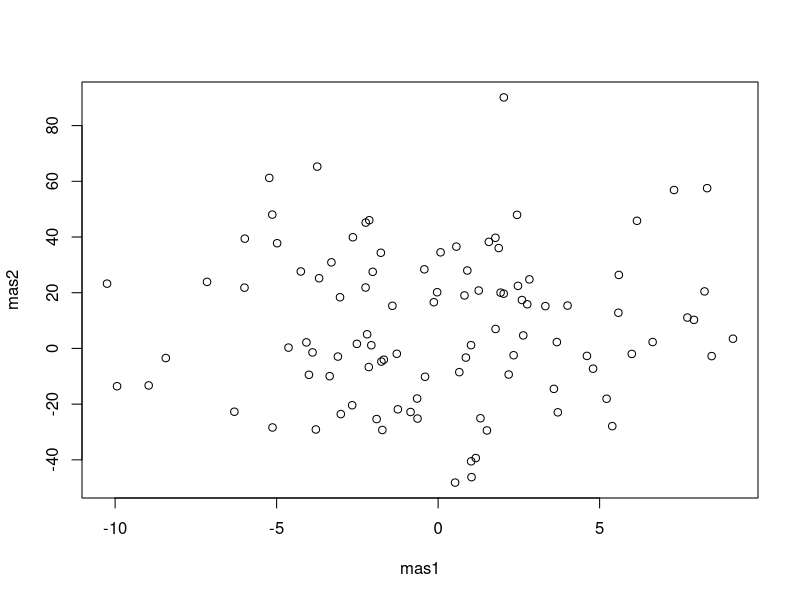
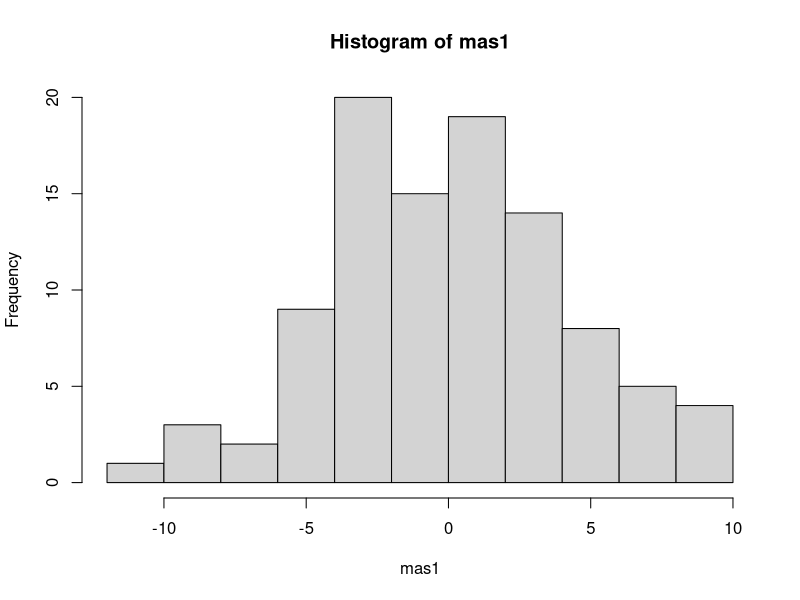
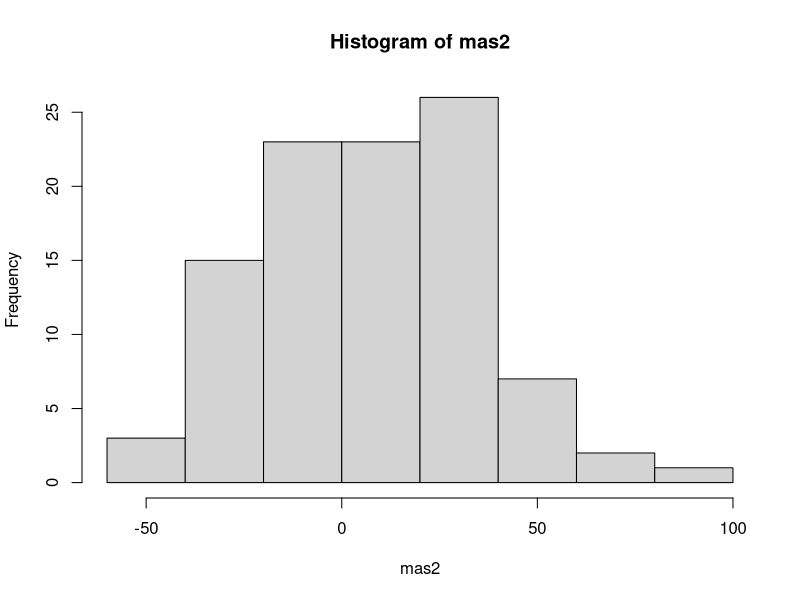
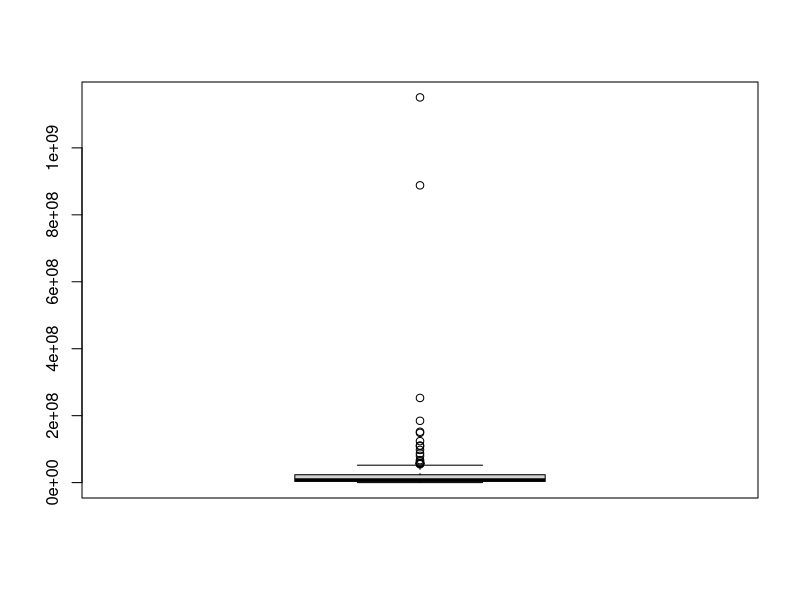
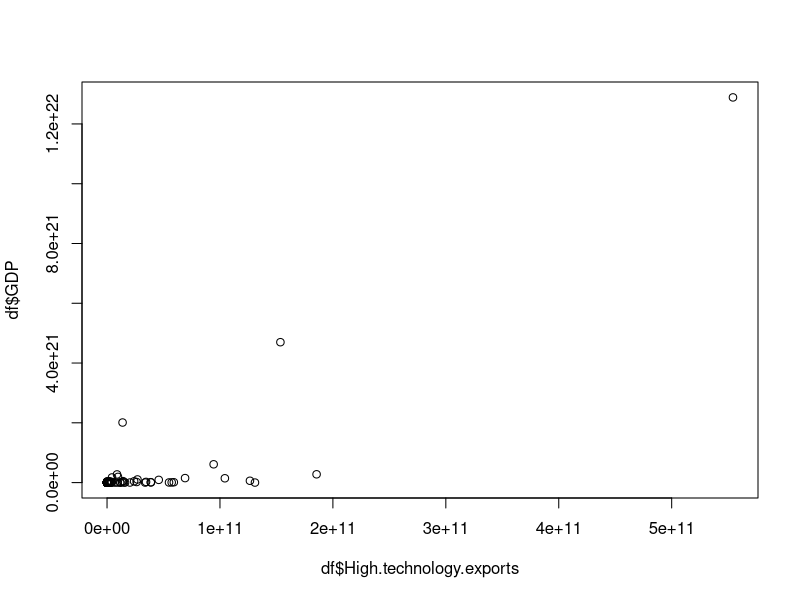

Here is the R script that generated these plots, in order:
#HW 1 Day 1 Sl 10

mas1<-rnorm(100,0,5)
mas2<-rnorm(100,10, sd = 27)
mean(mas1)
mean(mas2)
sd(mas1)
sd(mas2)
plot(mas1,mas2)
hist(mas1)
hist(mas2)
mas1*3
mas2[mas2>mean(mas2)]<-mas2[mas2>mean(mas2)]-18


df<-read.csv("DataDay1.csv",sep=";",dec = ",")
df
str(df)
head(df,n = 5)
tail(df)
df$ISO<-NULL
df[df==NA]<-0
df[is.na(df)]<-0
tail(df)

df$GDP<-df$GDP.per.capita*df$Population
summary(df)
boxplot(df$GDP.per.capita)
plot(df$High.technology.exports,df$GDP)


